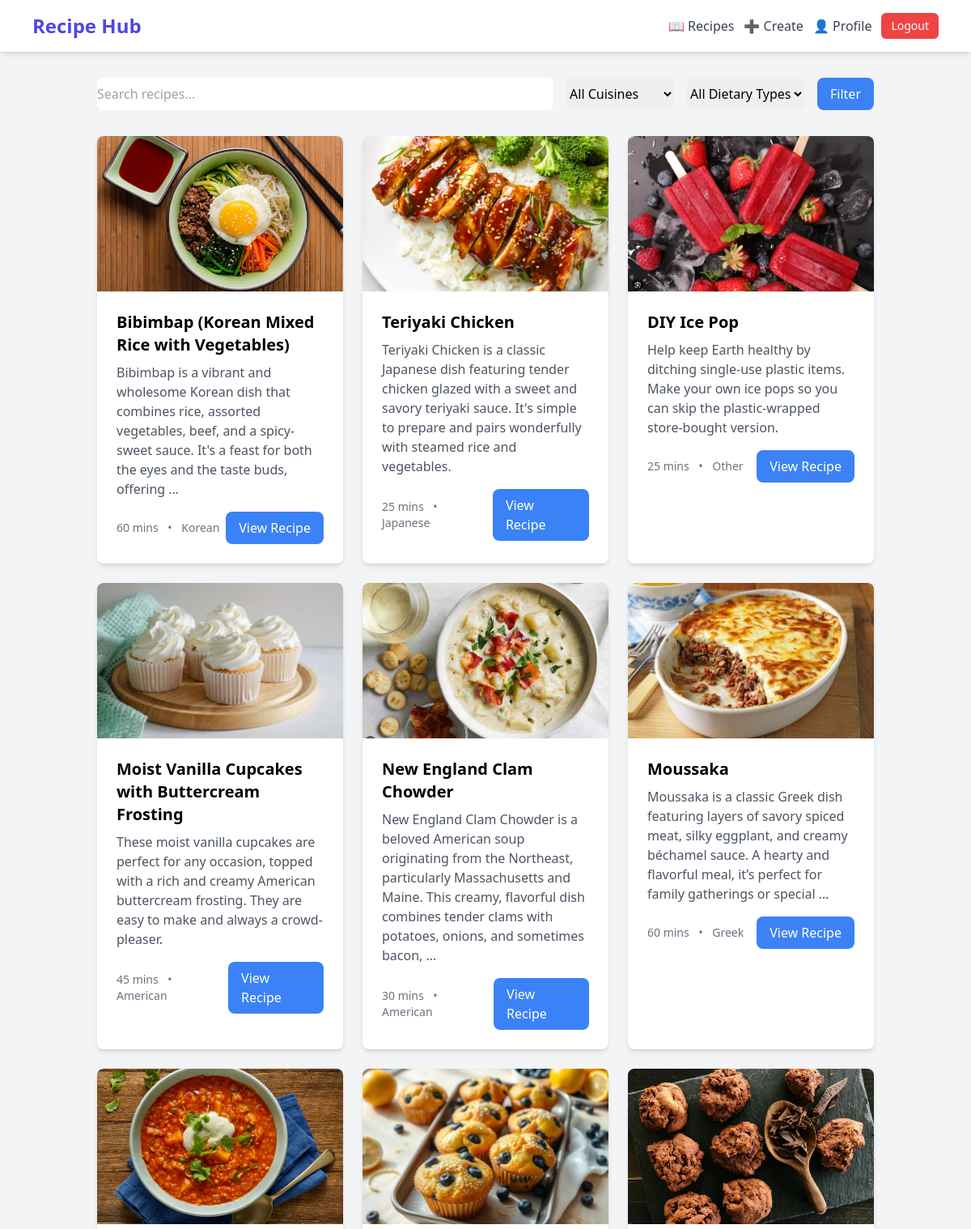
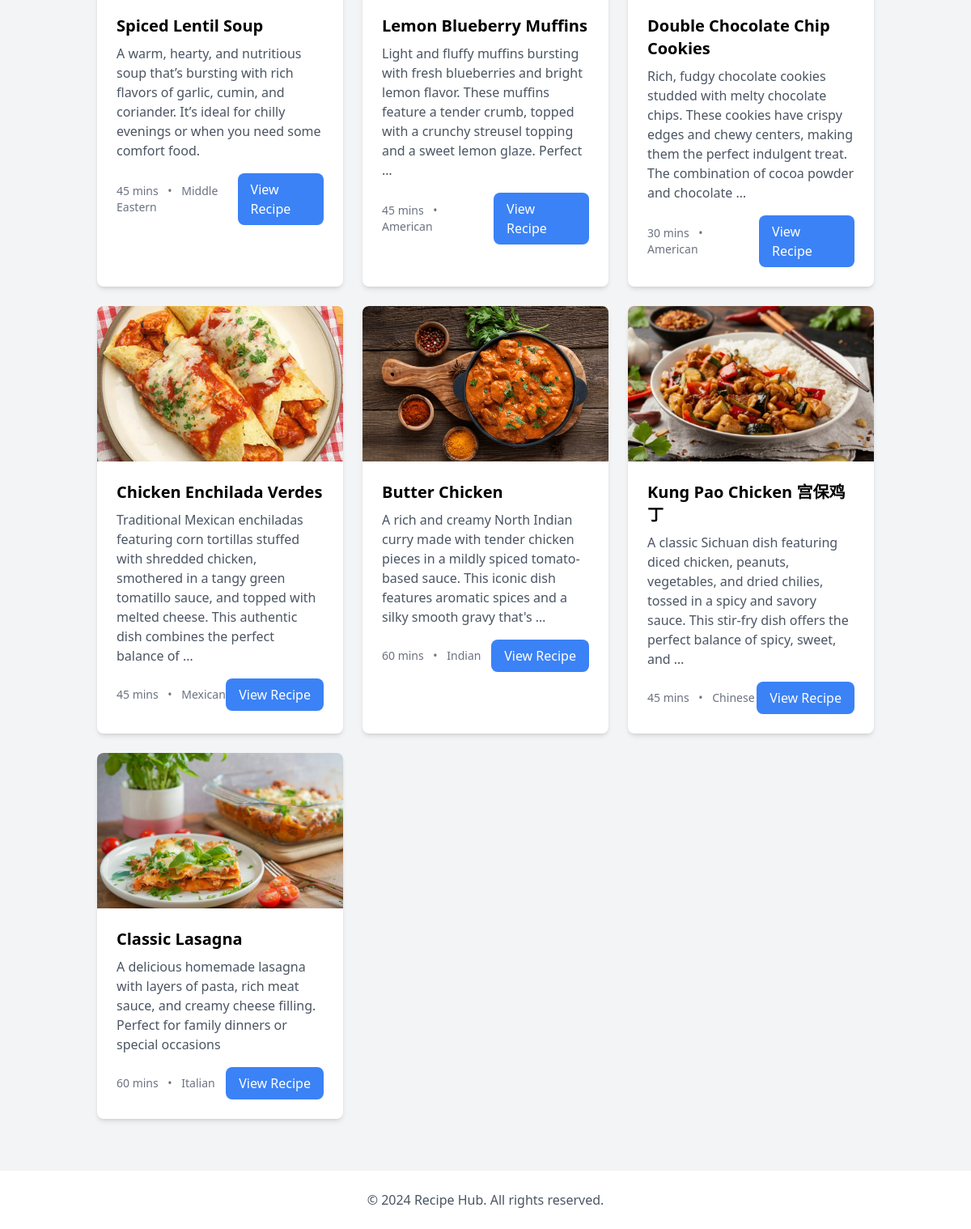
The page /recipes/ (signed in) on the database its author committed (2 pictures, top to bottom).
### recipe_web/models.py (models this page shows)
class Recipe(models.Model):
    CUISINE_CHOICES = [
        ('italian', 'Italian'),
        ('chinese', 'Chinese'),
        ('indian', 'Indian'),
        ('mexican', 'Mexican'),
        ('other', 'Other'),
    ]
    DIETARY_CHOICES = [
        ('vegetarian', 'Vegetarian'),
        ('vegan', 'Vegan'),
        ('gluten_free', 'Gluten Free'),
        ('none', 'None'),
    ]
    author = models.ForeignKey('User', on_delete=models.CASCADE, related_name='recipes')
    title = models.CharField(max_length=200)
    description = models.TextField()
    ingredients = models.TextField()
    instructions = models.TextField()
    cooking_time = models.IntegerField()
    cuisine_type = models.CharField(max_length=100)
    dietary_restrictions = models.CharField(max_length=200, blank=True)
    image = models.ImageField(upload_to='recipe_images/', blank=True, null=True)
    created_at = models.DateTimeField(auto_now_add=True)
    updated_at = models.DateTimeField(auto_now=True)
    likes = models.ManyToManyField(User, related_name='liked_recipes', blank=True)
    favorites = models.ManyToManyField(User, related_name='favorite_recipes', blank=True)

### recipe_web/views.py (the view)
# urls.py: path("recipes/",login_required(views.recipe_list), name="recipe_list"),
@login_required
def recipe_list(request):
    recipes = Recipe.objects.all().order_by("-created_at")
    search_query = request.GET.get("q", "")
    cuisine_type = request.GET.get("cuisine_type", "All")
    dietary_type = request.GET.get("dietary_type", "All")
    if search_query:
        recipes = recipes.filter(
            Q(title__icontains=search_query)
            | Q(description__icontains=search_query)
            | Q(cuisine_type__icontains=search_query)
        ).distinct()
    if cuisine_type and cuisine_type != "All":
        recipes = recipes.filter(cuisine_type=cuisine_type)
    if dietary_type and dietary_type != "All":
        recipes = recipes.filter(dietary_restrictions=dietary_type)
    cuisine_types = Recipe.objects.values_list("cuisine_type", flat=True).distinct()
    dietary_types = Recipe.objects.values_list(
        "dietary_restrictions", flat=True
    ).distinct()
    context = {
        "recipes": recipes,
        "cuisine_types": cuisine_types,
        "dietary_types": dietary_types,
        "selected_cuisine": cuisine_type,
        "selected_dietary": dietary_type,
        "search_query": search_query,
    }
    return render(request, "recipe_web/recipe_list.html", context)

### recipe_web/templates/recipe_web/recipe_list.html (shortened to what this page needs)
{% extends 'recipe_web/base.html' %}
{% block content %}
<div class="container mx-auto px-4">
    {% if user.is_authenticated %}
        <div class="mb-8">
            <form method="get" class="mb-8 space-y-4">
                <div class="flex space-x-4">
                    <input type="text"
                           name="q"
                           value="{{ search_query }}"
                           class="flex-1 rounded-lg border-gray-300"
                           placeholder="Search recipes...">
                    <select name="cuisine_type" class="rounded-lg border-gray-300">
                        <option value="All">All Cuisines</option>
                    </select>
                    <select name="dietary_type" class="rounded-lg border-gray-300">
                        <option value="All">All Dietary Types</option>
                    </select>
                    <button type="submit" class="bg-blue-500 text-white px-4 py-2 rounded-lg hover:bg-blue-600">
                        Filter
                    </button>
                </div>
            </form>
        </div>
        <div class="grid grid-cols-1 md:grid-cols-2 lg:grid-cols-3 gap-6">
            {% for recipe in recipes %}
            <div class="bg-white rounded-lg shadow-md overflow-hidden">
                {% if recipe.image %}
                    <img src="{{ recipe.image.url }}"
                         alt="{{ recipe.title }}"
                         class="w-full h-48 object-cover">
                {% endif %}
                <div class="p-6">
                    <h2 class="text-xl font-semibold mb-2">{{ recipe.title }}</h2>
                    <p class="text-gray-600 mb-4">{{ recipe.description|truncatewords:30 }}</p>
                    <div class="flex justify-between items-center">
                        <div class="text-sm text-gray-500">
                            <span>{{ recipe.cooking_time }} mins</span>
                            <span class="mx-2">•</span>
                            <span>{{ recipe.cuisine_type }}</span>
                        </div>
                        <a href="{% url 'recipe_detail' pk=recipe.pk %}"
                           class="bg-blue-500 text-white px-4 py-2 rounded-lg">
                            View Recipe
                        </a>
                    </div>
                </div>
            </div>
            {% endfor %}
        </div>
    {% endif %}
</div>
{% endblock %}

### recipe_web/templates/recipe_web/base.html (shortened to what this page needs)
{% load static %}
<!DOCTYPE html>
<html>
<head>
    <script src="https://cdn.tailwindcss.com"></script>
    <link rel="stylesheet" href="https://cdnjs.cloudflare.com/ajax/libs/font-awesome/5.15.4/css/all.min.css">
</head>
<body class="bg-gray-100 min-h-screen flex flex-col">
    <nav class="bg-white shadow-md">
        <div class="max-w-6xl mx-auto px-4">
            <div class="flex justify-between items-center h-16">
                <a href="{% url 'index' %}" class="text-2xl font-bold text-indigo-600">Recipe Hub</a>
                <div class="flex items-center space-x-3">
                    <a href="{% url 'recipe_list' %}" class="text-gray-700 font-medium hover:text-indigo-600 transition">📖 Recipes</a>
                    {% if user.is_authenticated %}
                        <a href="{% url 'recipe_create' %}" class="text-gray-700 font-medium hover:text-indigo-600 transition">➕ Create</a>
                        <a href="{% url 'user_profile' pk=user.pk %}" class="text-gray-700 font-medium hover:text-indigo-600 transition">👤 Profile</a>
                        <a href="{% url 'logout' %}" class="bg-red-500 hover:bg-red-600 text-white px-3 py-1.5 rounded-md text-sm font-medium transition">Logout</a>
                    {% endif %}
                </div>
            </div>
        </div>
    </nav>
    <main class="flex-1 container mx-auto px-4 py-8">
        {% block content %}{% endblock %}
    </main>
    <footer class="bg-white shadow-md mt-8">
        <div class="max-w-6xl mx-auto px-4 py-6">
            <p class="text-center text-gray-600">© 2024 Recipe Hub. All rights reserved.</p>
        </div>
    </footer>
</body>
</html>

### rows shown on the page
Recipe: image (picture), title "Bibimbap (Korean Mixed Rice with Vegetables)", description "Bibimbap is a vibrant and wholesome Korean dish that combines rice, assorted vegetables, beef, and a spicy-sweet sauce. It's a feast for both the eyes and the taste buds, offering …", cooking_time "60", cuisine_type "Korean"
Recipe: image (picture), title "Teriyaki Chicken", description "Teriyaki Chicken is a classic Japanese dish featuring tender chicken glazed with a sweet and savory teriyaki sauce. It's simple to prepare and pairs wonderfully with steamed rice and vegetables.", cooking_time "25", cuisine_type "Japanese"
Recipe: image (picture), title "DIY Ice Pop", description "Help keep Earth healthy by ditching single-use plastic items. Make your own ice pops so you can skip the plastic-wrapped store-bought version.", cooking_time "25", cuisine_type "Other"
Recipe: image (picture), title "Moist Vanilla Cupcakes with Buttercream Frosting", description "These moist vanilla cupcakes are perfect for any occasion, topped with a rich and creamy American buttercream frosting. They are easy to make and always a crowd-pleaser.", cooking_time "45", cuisine_type "American"
Recipe: image (picture), title "New England Clam Chowder", description "New England Clam Chowder is a beloved American soup originating from the Northeast, particularly Massachusetts and Maine. This creamy, flavorful dish combines tender clams with potatoes, onions, and sometimes bacon, …", cooking_time "30", cuisine_type "American"
Recipe: image (picture), title "Moussaka", description "Moussaka is a classic Greek dish featuring layers of savory spiced meat, silky eggplant, and creamy béchamel sauce. A hearty and flavorful meal, it’s perfect for family gatherings or special …", cooking_time "60", cuisine_type "Greek"
Recipe: image (picture), title "Spiced Lentil Soup", description "A warm, hearty, and nutritious soup that’s bursting with rich flavors of garlic, cumin, and coriander. It’s ideal for chilly evenings or when you need some comfort food.", cooking_time "45", cuisine_type "Middle Eastern"
Recipe: image (picture), title "Lemon Blueberry Muffins", description "Light and fluffy muffins bursting with fresh blueberries and bright lemon flavor. These muffins feature a tender crumb, topped with a crunchy streusel topping and a sweet lemon glaze. Perfect …", cooking_time "45", cuisine_type "American"
Recipe: image (picture), title "Double Chocolate Chip Cookies", description "Rich, fudgy chocolate cookies studded with melty chocolate chips. These cookies have crispy edges and chewy centers, making them the perfect indulgent treat. The combination of cocoa powder and chocolate …", cooking_time "30", cuisine_type "American"
Recipe: image (picture), title "Chicken Enchilada Verdes", description "Traditional Mexican enchiladas featuring corn tortillas stuffed with shredded chicken, smothered in a tangy green tomatillo sauce, and topped with melted cheese. This authentic dish combines the perfect balance of …", cooking_time "45", cuisine_type "Mexican"
Recipe: image (picture), title "Butter Chicken", description "A rich and creamy North Indian curry made with tender chicken pieces in a mildly spiced tomato-based sauce. This iconic dish features aromatic spices and a silky smooth gravy that's …", cooking_time "60", cuisine_type "Indian"
Recipe: image (picture), title "Kung Pao Chicken 宫保鸡丁", description "A classic Sichuan dish featuring diced chicken, peanuts, vegetables, and dried chilies, tossed in a spicy and savory sauce. This stir-fry dish offers the perfect balance of spicy, sweet, and …", cooking_time "45", cuisine_type "Chinese"
Recipe: image (picture), title "Classic Lasagna", description "A delicious homemade lasagna with layers of pasta, rich meat sauce, and creamy cheese filling. Perfect for family dinners or special occasions", cooking_time "60", cuisine_type "Italian"
